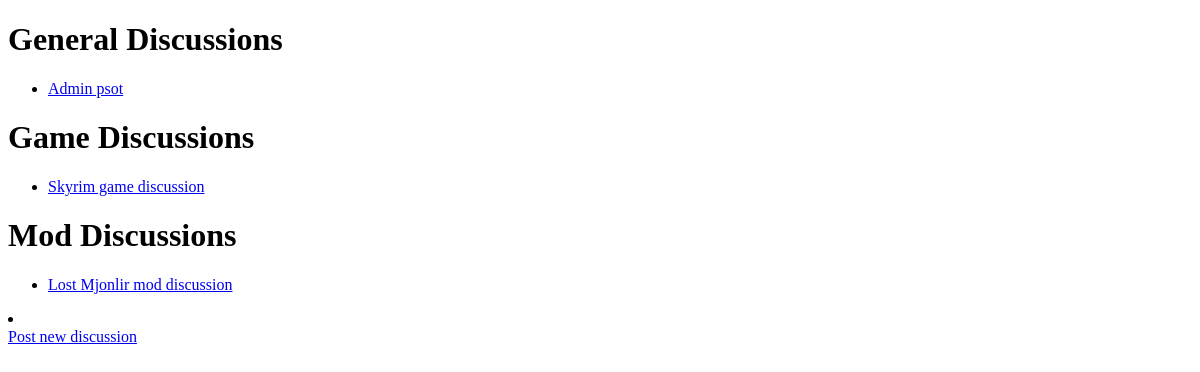
The page /mods/boards.html on the database as committed earlier.
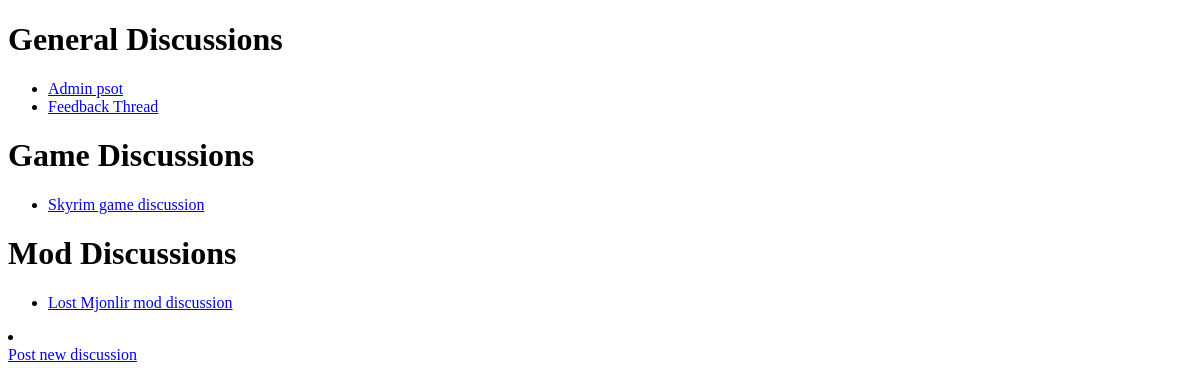
The same page on the database as committed later.
### mods/models.py (models this page shows, shortened)
class Discussion(models.Model):
    dis_title = models.CharField(max_length=200)
    dis_author = models.CharField(max_length=100, default="Guest")
    dis_mod = models.ForeignKey(Mod, blank=True, null=True, on_delete=models.CASCADE)
    dis_date = models.DateTimeField(auto_now=True, null=True)
    DIS_TYPES = [
        ('General', 'General'),
        ('Game', 'Game'),
        ('Mod', 'Mod'),
    ]
    dis_type = models.CharField(max_length=7, choices=DIS_TYPES)
    dis = models.TextField()

### mods/views.py (the view)
# urls.py: path('boards.html', views.boards, name='boards'),
def boards(request):
    game_dis = Discussion.objects.all().filter(dis_type='Game').order_by('dis_title')[:5]
    gen_dis = Discussion.objects.all().filter(dis_type='General').order_by('dis_date')[:5]
    mod_dis = Discussion.objects.all().filter(dis_type='Mod').order_by('dis_date')[:5]
    template = loader.get_template('mods/boards.html')
    context = {
        'game_dis': game_dis,
        'gen_dis': gen_dis,
        'mod_dis': mod_dis
    }
    return HttpResponse(template.render(context, request))

### mods/templates/mods/boards.html (shortened to what this page needs)
<!DOCTYPE html>
<html lang="en">
<head>
</head>
<body>
<h1>General Discussions</h1>
 {% if gen_dis %}
        <ul>
        {% for dis in gen_dis %}
            <li><a href="/mods/boards/{{ dis.id }}/">{{dis.dis_title}}</a></li>
        {% endfor %}
        </ul>
    {% else %}
        <p>No discussions.</p>
    {% endif %}
<h1>Game Discussions</h1>
 {% if game_dis %}
        <ul>
        {% for dis in game_dis %}
           <li><a href="/mods/boards/{{dis.id }}/">{{dis.dis_title}}</a></li>
        {% endfor %}
        </ul>
    {% else %}
        <p>No discussions.</p>
    {% endif %}
<h1>Mod Discussions</h1>
 {% if mod_dis %}
        <ul>
        {% for dis in mod_dis %}
           <li><a href="/mods/boards/{{ dis.id }}/">{{dis.dis_title}}</a></li>
        {% endfor %}
        </ul>
    {% else %}
        <p>No discussions.</p>
    {% endif %}
<li class="navbar__btn"></li>
    <a href="new_discussion.html" class="button">Post new discussion</a>
</body>
</html>

Rows that differ between the two databases and show on the page:
added Discussion: dis_title "Feedback Thread", shown under "General Discussions"
